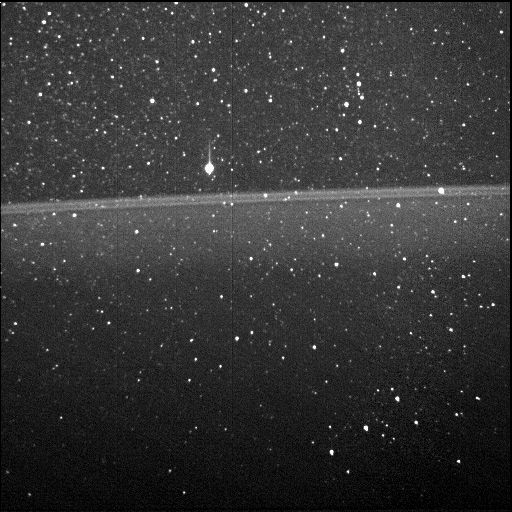
#> input picture TP1/Estrellas.bmp, 512 x 512 px
$ jupyter execute TP1.ipynb
#> lines starting #> are read from the running program, lines starting #| are printed output that depends on the picture; after the words box and inside, x2 and y2 are one past the last pixel; in counts of white or black regions, pixels touching at a corner belong together
## Trabajo práctico 1  - Imágenes

## Objetivo:

El objetivo de esta semana es sobre la imagen Estrellas poder desarrollar un algoritmo para recorrerla y encontrar la estrella más brillante (por supuesto, indicando con una anotación sobre la imagen cuál es). Bonus: Sería genial si también pueden decir cuál es la estrella más grande!

[cell 1]
import cv2 as cv
import numpy as np
import matplotlib.pyplot as plt

[cell 2]
img = cv.imread('Estrellas.bmp',cv.IMREAD_GRAYSCALE)
#> img is the input picture: shape (512, 512); min 0, max 255, mean 53.3
plt.figure(figsize=(18,9))
plt.imshow(img, cmap='gray', vmin=0, vmax=255)
plt.show()

[cell 3]
maxValue = 0
idxX = 0
idxY = 0

for rowNum, row in enumerate(img):
    for i in range(len(row)):
        if row[i] > maxValue:
            maxValue = row[i]
            idxX = i
            idxY = rowNum
#> after the loop, idxX = 237; idxY = 338; maxValue = 255

[cell 4]
circleCenter = (idxX, idxY)
#> circleCenter = (237, 338)
circleColor = (255, 255, 255)
radius = 20
thickness = 2

cv.circle(img, circleCenter, radius, circleColor, thickness)
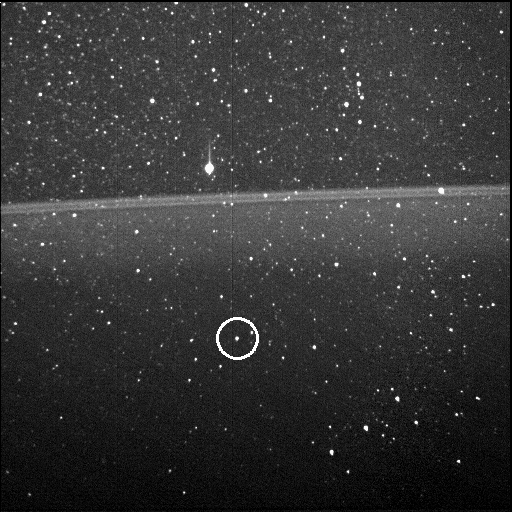
#> img: shape (512, 512); 0.15% of pixels changed, all inside (x1, y1, x2, y2) = (216, 317, 259, 360)
plt.figure(figsize=(18,9))
plt.imshow(img, cmap='gray', vmin=0, vmax=255)
plt.show()

[cell 5]
img = cv.imread('Estrellas.bmp',cv.IMREAD_GRAYSCALE) #Loaded again because cv.circle is in-place
secondImg = cv.threshold(img, 150, 255, cv.THRESH_BINARY)[1]
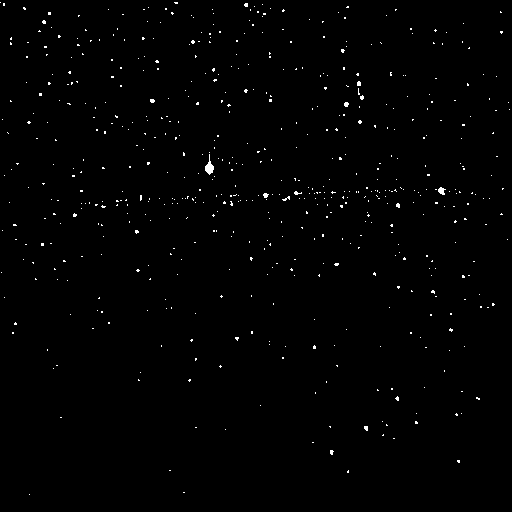
#> secondImg: shape (512, 512); 0.73% white in thin lines or dots
secondImg = cv.erode(secondImg, None, iterations = 2)
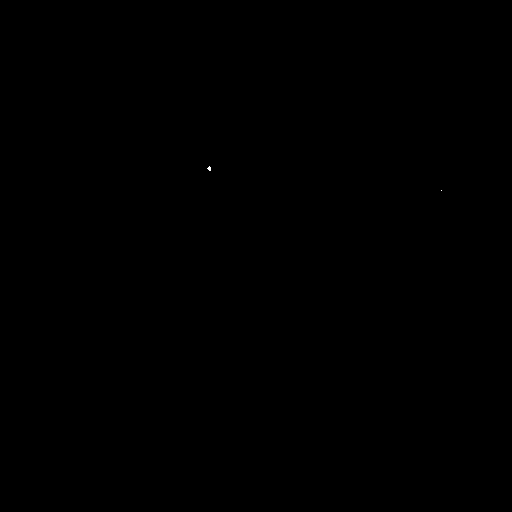
#> secondImg: shape (512, 512); 0.01% white in thin lines or dots, all inside (x1, y1, x2, y2) = (207, 166, 442, 191)
secondImg = cv.dilate(secondImg, None, iterations = 4)
#> secondImg: shape (512, 512); 0.09% white; 2 white regions, box (x1, y1, x2, y2) and area: (203, 162, 215, 175) 149, (437, 186, 446, 195) 81

[cell 6]
plt.figure(figsize=(18,9))
plt.imshow(secondImg, cmap='gray', vmin=0, vmax=255)
plt.show()

[cell 7]
def getCenterColumn(img):
    cols = 0
    maxCols = 0
    initialCol = 0
    center = 0
    for row in img:
        for i in range(len(row)):
            if row[i] != 0:
                if cols == 0:
                    initialCol = i
                cols += 1
            elif cols != 0 and cols > maxCols:
                maxCols = cols
                center = (i + initialCol) // 2
                cols = 0
            else:
                cols = 0
#> after the loop, center = 209; maxCols = 12
    return center

[cell 8]
x = getCenterColumn(secondImg)
#> x = 209
y = getCenterColumn(np.transpose(secondImg))
#> y = 168

[cell 9]
circleCenter = (x, y)
#> circleCenter = (209, 168)
cv.circle(img, circleCenter, radius, circleColor, thickness)
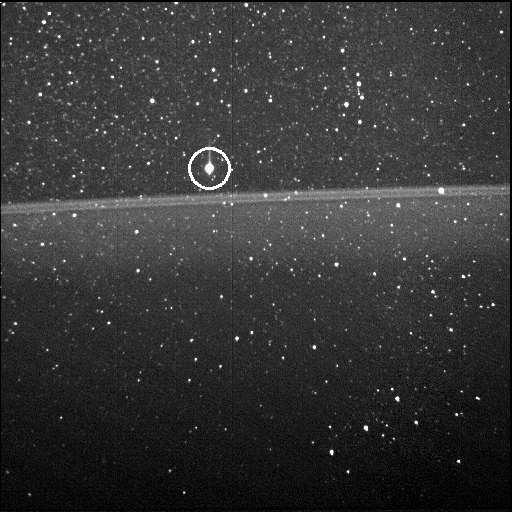
#> img: shape (512, 512); 0.15% of pixels changed, all inside (x1, y1, x2, y2) = (188, 147, 231, 190)

plt.figure(figsize=(18,9))
plt.imshow(img, cmap='gray', vmin=0, vmax=255)
plt.show()
